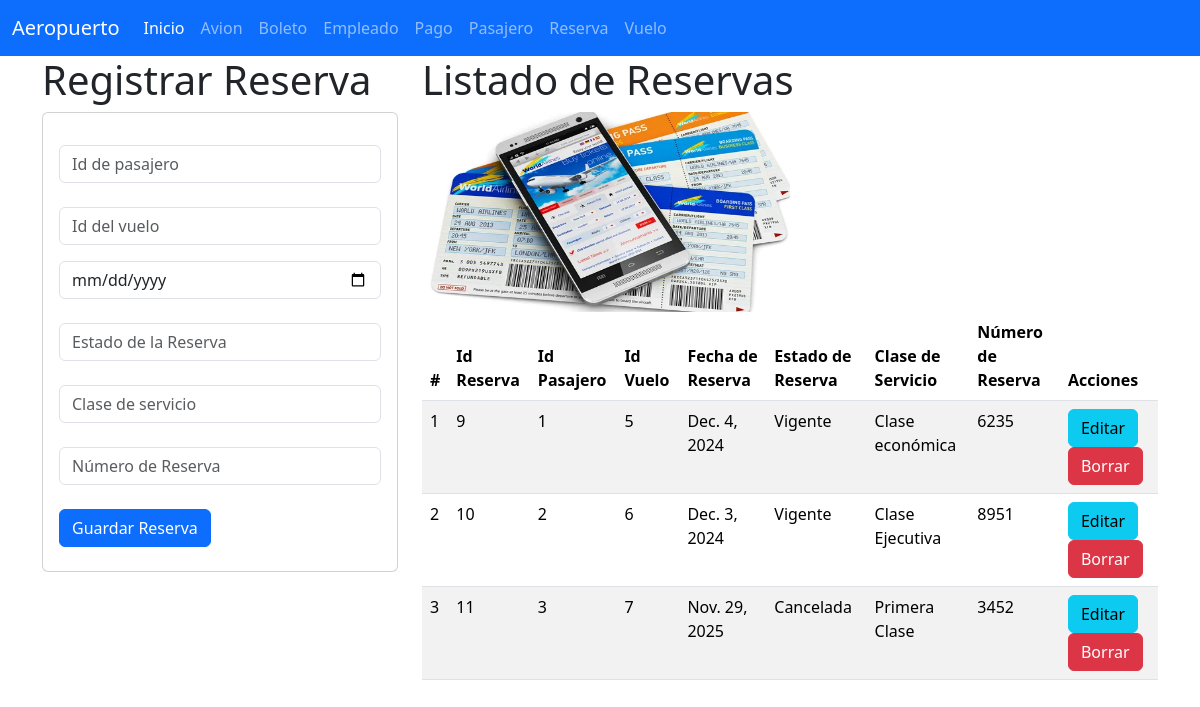
/Reserva, run on the app's committed database.
### Reserva_app/models.py (models this page shows, shortened)
class Reserva(models.Model):
    Id_Reserva = models.AutoField(primary_key=True)  # Usar AutoField para autoincrementar
    Id_pasajero = models.CharField(max_length=100)
    Id_vuelo = models.CharField(max_length=100)
    Fecha_Reserva = models.DateField()  # Cambiar a DateField para manejar fechas
    Estado_reserva = models.CharField(max_length=100)
    Clase_Servicio = models.CharField(max_length=100)
    Numero_Reserva = models.CharField(max_length=100)

### Reserva_app/views.py (the view)
# urls.py: path('Reserva', views.inicio_vista, name='Reserva'),
def inicio_vista(request):
    reservas = Reserva.objects.all()  # Obtener todas las reservas
    return render(request, 'GestionarReserva.html', {'reservas': reservas})

### Reserva_app/templates/GestionarReserva.html (shortened to what this page needs)
{% extends "base.html" %}
{% block cuerpo %}
{% load static %}
<div class="row">
  <div class="col-sm-12 col-md-4 col-lg-4 xl-4">
    <h1>Registrar Reserva</h1>
    <div class="card">
      <div class="card-body">
        <form action="{% url 'registrarReserva' %}" method="POST">
          <div class="form-group py-3">
            <input type="text" id="txtId_pasajero" name="txtId_pasajero" class="form-control"
                   placeholder="Id de pasajero" maxlength="100" required>
          </div>
          <div class="form-group py-2">
            <input type="text" id="txtId_vuelo" name="txtId_vuelo" class="form-control"
                   maxlength="100" required placeholder="Id del vuelo">
          </div>
          <div class="form-group py-2">
            <input type="date" id="txtFecha_Reserva" name="txtFecha_Reserva" class="form-control datepicker" placeholder="Fecha de Reserva" required>
          </div>
          <div class="form-group py-3">
            <input type="text" id="txtEstado_reserva" name="txtEstado_reserva" class="form-control"
                   placeholder="Estado de la Reserva" maxlength="255">
          </div>
          <div class="form-group py-2">
            <input type="text" id="txtClase_Servicio" name="txtClase_Servicio" class="form-control"
                   placeholder="Clase de servicio" maxlength="100" required>
          </div>
          <div class="form-group py-3">
            <input type="text" id="txtNumero_Reserva" name="txtNumero_Reserva" class="form-control"
                   placeholder="Número de Reserva" maxlength="255">
          </div>
          <div class="form-group py-2">
            <button type="submit" class="btn btn-primary">Guardar Reserva</button>
          </div>
        </form>
      </div>
    </div>
  </div>
  <div class="col-sm-12 col-md-8 col-lg-8 xl-8">
    <h1>Listado de Reservas</h1>
    <img class="w-50" src="{% static 'Aeropuerto7.PNG' %}" alt="Molinar" width="100" height="200">
    <table class="table table-striped">
      <thead>
        <tr>
          <th>#</th>
          <th>Id Reserva</th>
          <th>Id Pasajero</th>
          <th>Id Vuelo</th>
          <th>Fecha de Reserva</th>
          <th>Estado de Reserva</th>
          <th>Clase de Servicio</th>
          <th>Número de Reserva</th>
          <th>Acciones</th>
        </tr>
      </thead>
      <tbody>
        {% for reserva in reservas %}
        <tr>
          <td>{{ forloop.counter }}</td>
          <td>{{ reserva.Id_Reserva }}</td>
          <td>{{ reserva.Id_pasajero }}</td>
          <td>{{ reserva.Id_vuelo }}</td>
          <td>{{ reserva.Fecha_Reserva }}</td>
          <td>{{ reserva.Estado_reserva }}</td>
          <td>{{ reserva.Clase_Servicio }}</td>
          <td>{{ reserva.Numero_Reserva }}</td>
          <td>
            <a href="{% url 'seleccionarReserva' reserva.Id_Reserva %}" class="btn btn-info">Editar</a>
            <a href="{% url 'borrarReserva' reserva.Id_Reserva %}" class="btn btn-danger">Borrar</a>
          </td>
        </tr>
        {% empty %}
        <tr>
          <td colspan="9" class="text-center">No hay reservas registradas.</td>
        </tr>
        {% endfor %}
      </tbody>
    </table>
  </div>
{% endblock %}

### data on the page
Reserva: Id_Reserva "9", Id_pasajero "1", Id_vuelo "5", Fecha_Reserva "Dec. 4, 2024", Estado_reserva "Vigente", Clase_Servicio "Clase económica", Numero_Reserva "6235"
Reserva: Id_Reserva "10", Id_pasajero "2", Id_vuelo "6", Fecha_Reserva "Dec. 3, 2024", Estado_reserva "Vigente", Clase_Servicio "Clase Ejecutiva", Numero_Reserva "8951"
Reserva: Id_Reserva "11", Id_pasajero "3", Id_vuelo "7", Fecha_Reserva "Nov. 29, 2025", Estado_reserva "Cancelada", Clase_Servicio "Primera Clase", Numero_Reserva "3452"
